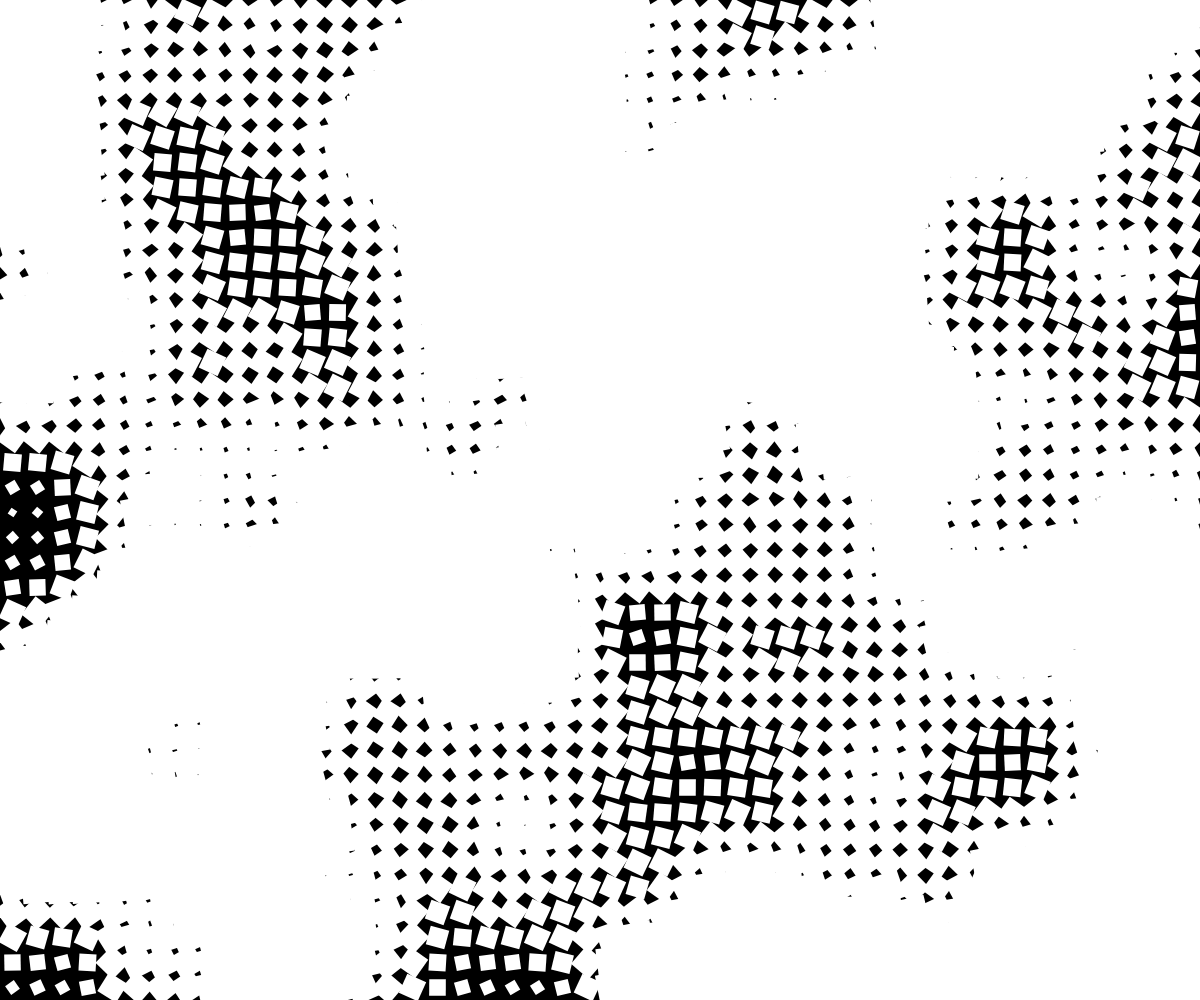
Frame 1 (no input)
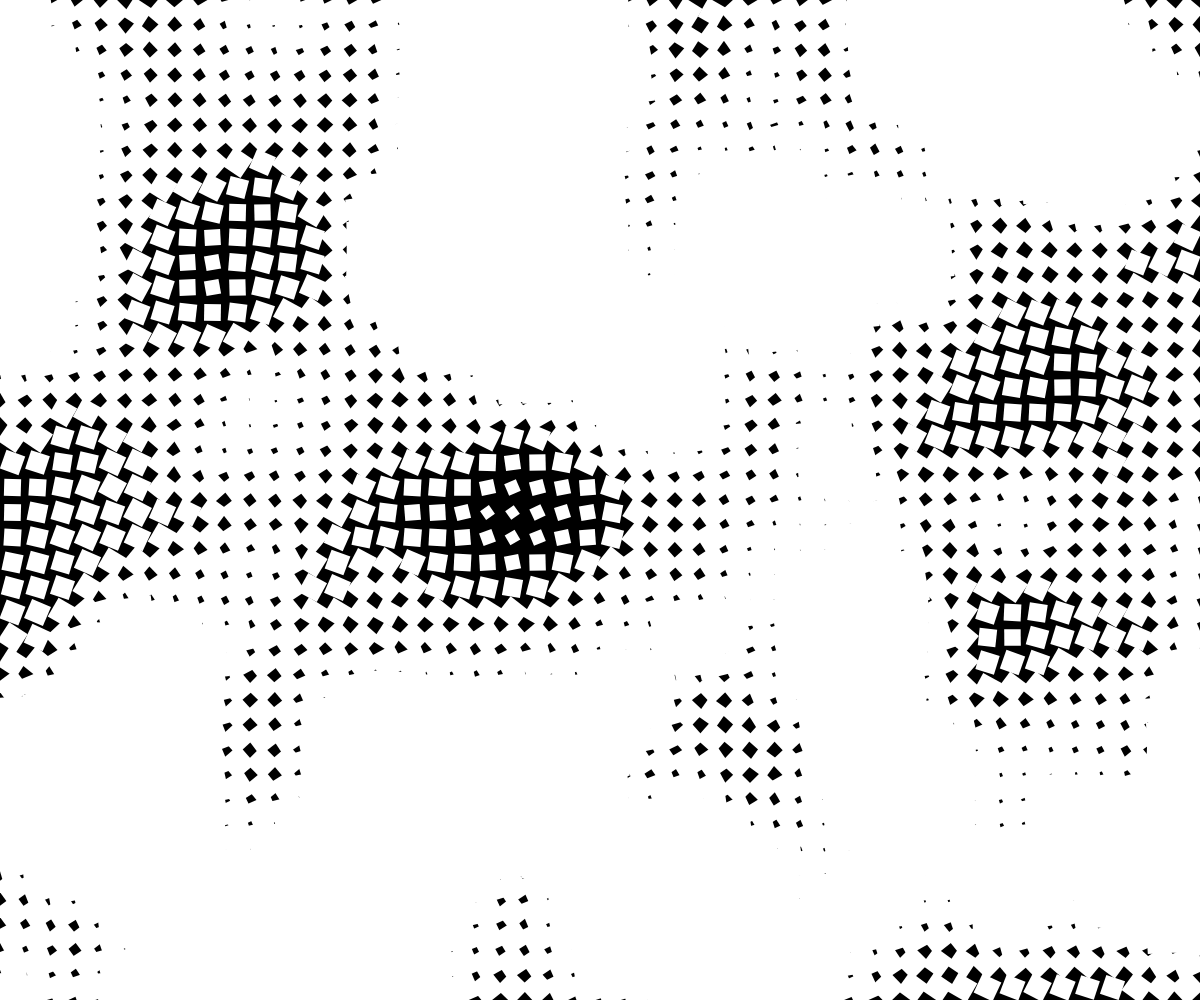
Frame 60 (no input)
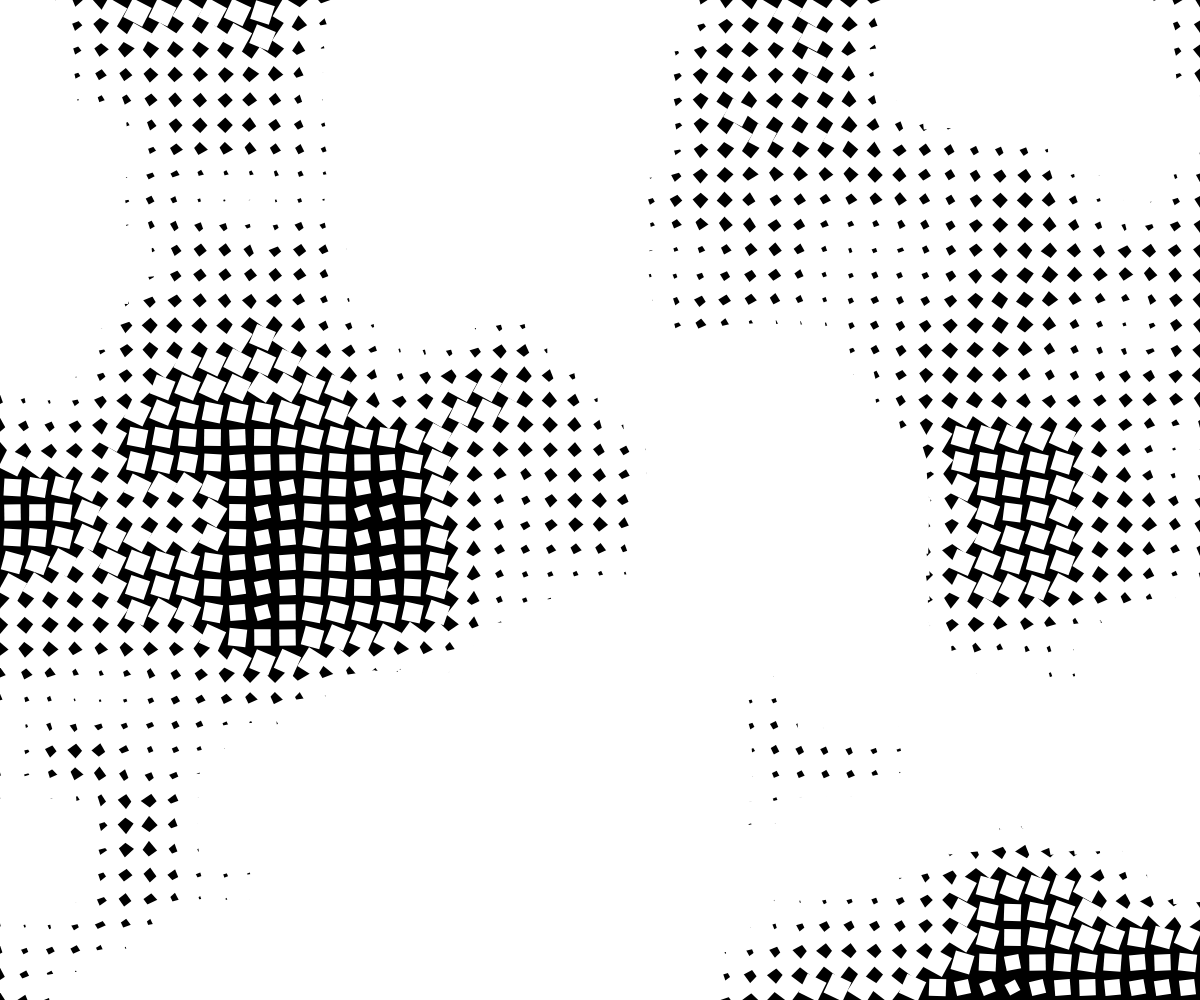
Frame 120 (the mouse pressed at the canvas centre since frame 60)

The p5.js sketch that drew these frames (run headless with seeded random() and noise() and a simulated clock; from frame 60 on, the mouse is pressed at the canvas centre):

// p5.js sketch
// ── sketch.js
let cols, rows;
const scl = 25;
let zoff = 0;

function setup() {
  createCanvas(windowWidth, windowHeight);
  colorMode(HSB, 360, 100, 100, 100);
  noStroke();
  cols = floor(width / scl);
  rows = floor(height / scl);
}

function draw() {
  background(0);

  let yoff = 0;
  for (let y = 0; y < rows; y++) {
    let xoff = 0;
    for (let x = 0; x < cols; x++) {
      let noiseVal = noise(xoff, yoff, zoff);

      let hue = map(noiseVal, 0, 1, 0, 360);
      let saturation = 90;
      let brightness = map(sin(noiseVal * PI * 2 + frameCount * 0.05), -1, 1, 40, 100);
      let alpha = map(cos(noiseVal * PI * 2 + frameCount * 0.05), -1, 1, 50, 100);

      // fill(hue, saturation, brightness, alpha);

      let rectX = x * scl;
      let rectY = y * scl;
      let size = map(noiseVal, 0, 1, scl * 0.05, scl * 2.5);

      push();
      translate(rectX + scl / 2, rectY + scl / 2);
      rotate(noiseVal * TWO_PI);
      rectMode(CENTER);
      rect(0, 0, size, size);
      pop();

      xoff += 0.1;
    }
    yoff += 0.1;
  }
  zoff += 0.01;
}

function windowResized() {
  resizeCanvas(windowWidth, windowHeight);
  cols = floor(width / scl);
  rows = floor(height / scl);
}
